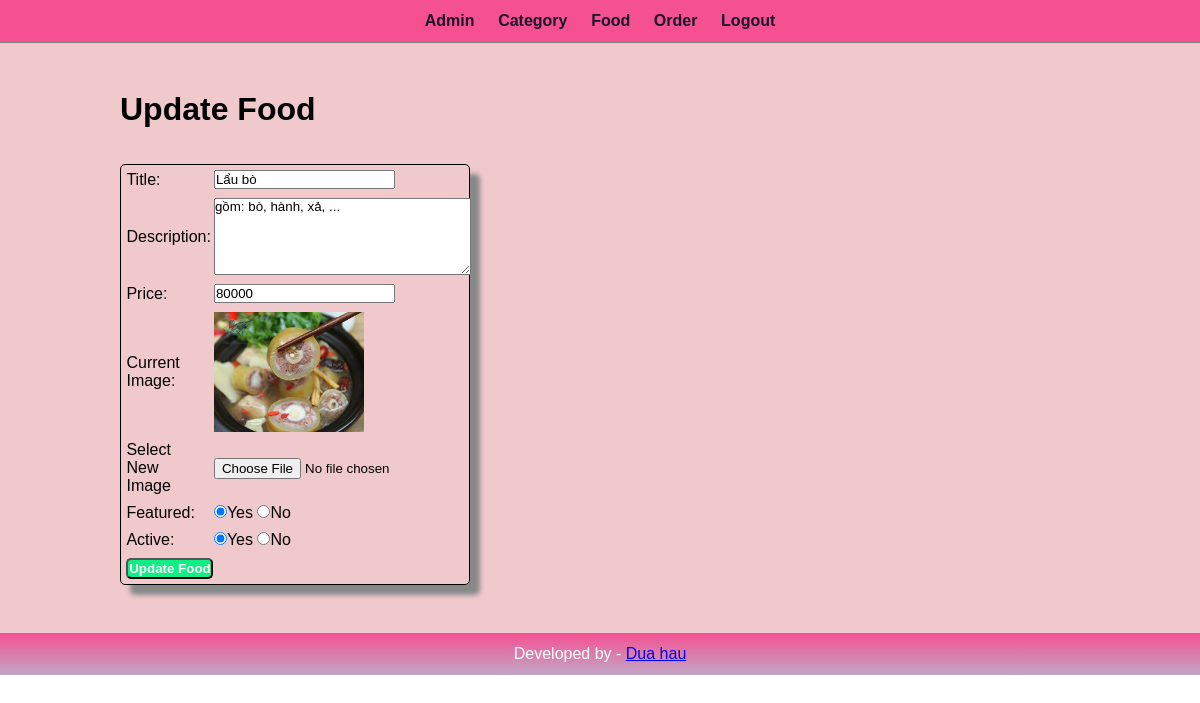
/admin/update-food.php?id=30 (signed in), run on the app's committed database.
### tables this page shows
CREATE TABLE `tbl_food` (
  `id` int(10) UNSIGNED NOT NULL,
  `title` varchar(100) NOT NULL,
  `description` text NOT NULL,
  `price` float NOT NULL,
  `image_name` varchar(255) NOT NULL,
  `category_id` int(11) NOT NULL,
  `featured` varchar(10) NOT NULL,
  `active` varchar(10) NOT NULL
);

### admin/update-food.php (the view, shortened to what this page needs)
<?php include('partials/menu.php'); ?>
<?php
if(isset($_GET['id']))
{
    $id = $_GET['id'];
    $sql2 = "SELECT * FROM tbl_food WHERE id=$id";
    $res2 = mysqli_query($conn, $sql2);
    $row2 = mysqli_fetch_assoc($res2);
    $title = $row2['title'];
    $description = $row2['description'];
    $price = $row2['price'];
    $current_image = $row2['image_name'];
    $featured = $row2['featured'];
    $active = $row2['active'];
}
else
{
    header('location:'.SITEURL.'admin/manage-food.php');
}
?>
<div class="main-content">
    <div class="wrapper">
        <h1>Update Food</h1>
        <br><br>
        <form action="" method="POST" enctype="multipart/form-data">
        <table class="tbl-30">
                <tr>
                    <td>Title: </td>
                    <td>
                        <input type="text" name="title" value="<?php echo $title; ?>">
                    </td>
                </tr>
                <tr>
                    <td>Description: </td>
                    <td>
                        <textarea name="description" cols="30" rows="5"><?php echo $description; ?></textarea>
                    </td>
                </tr>
                <tr>
                    <td>Price: </td>
                    <td>
                        <input type="number" name="price" value="<?php echo $price; ?>">
                    </td>
                </tr>
                <tr>
                    <td>Current Image: </td>
                    <td>
                        <?php
                            if($current_image == "")
                            {
                                echo "<div class='error'>Image not Available.</div>";
                            }
                            else
                            {
                                ?>
                                <img src="<?php echo SITEURL; ?>images/food/<?php echo $current_image; ?>" width="150px">
                                <?php
                            }
                        ?>
                    </td>
                </tr>
                <tr>
                    <td>Select New Image</td>
                    <td>
                        <input type="file" name="image">
                    </td>
                </tr>
                <tr>
                    <td>Featured: </td>
                    <td>
                        <input <?php if($featured=="Yes") {echo"checked";} ?> type="radio" name="featured" value="Yes">Yes
                        <input <?php if($featured=="No") {echo "checked";} ?> type="radio" name="featured" value="No">No
                    </td>
                </tr>
                <tr>
                    <td>Active: </td>
                    <td>
                        <input <?php if($active=="Yes") {echo"checked";} ?> type="radio" name="active" value="Yes">Yes
                        <input <?php if($active=="No") {echo "checked";} ?> type="radio" name="active" value="No">No
                    </td>
                </tr>
                <tr>
                    <td>
                        <input type="submit" name="submit" value="Update Food" class="btn-secondary">
                    </td>
                </tr>
        </table>
        </form>
    </div>
</div>
<?php include('partials/footer.php'); ?>

### css/Admin.css (style rules this page uses)
* { margin: 0; padding: 0; font-family: Arial, Helvetica, sans-serif; }
.wrapper { padding: 1%; width:80%; margin: 0 auto; }
.tbl-30 { width: 30%; }
table { border: 1px solid black; border-radius: 5px 5px 5px 5px; box-shadow: 10px 10px 5px #888888; }
table tr td { padding: 1%; }
.btn-secondary { background-color: rgb(16, 238, 134); padding: 1%; color: white; text-decoration: none; font-weight: bold; border-radius: 5px 5px 5px 5px; }
.main-content { background-color:rgb(240, 201, 205); padding: 3% 0; }

### data on the page
tbl_food: title "Lẩu bò", description "gồm: bò, hành, xả, ...", price "80000", image_name (picture), featured "☑", active "☑"
